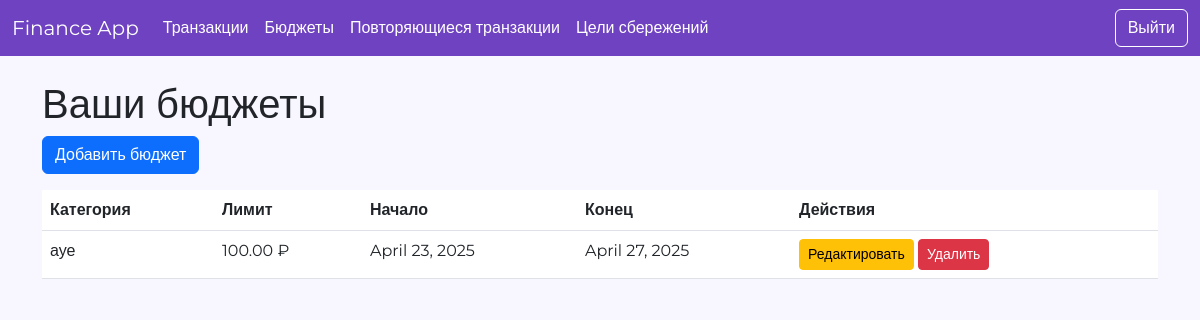
/finance/budgets/ (signed in), run on the app's committed database.
### finance/models.py (models this page shows, shortened)
class Budget(models.Model):
    user = models.ForeignKey(User, on_delete=models.CASCADE)
    category = models.CharField(max_length=50)
    limit = models.DecimalField(max_digits=10, decimal_places=2)
    start_date = models.DateField()
    end_date = models.DateField()

### finance/views.py (the view)
# urls.py: path('budgets/', views.budget_list, name='budget_list'),
@login_required
def budget_list(request):
    budgets = Budget.objects.filter(user=request.user)
    return render(request, 'finance/budget_list.html', {'budgets': budgets})

### finance/templates/finance/budget_list.html
{% extends 'finance/base.html' %}
{% block content %}
<h1>Ваши бюджеты</h1>
<a href="{% url 'add_budget' %}" class="btn btn-primary mb-3">Добавить бюджет</a>
<table class="table">
    <thead>
        <tr>
            <th>Категория</th>
            <th>Лимит</th>
            <th>Начало</th>
            <th>Конец</th>
            <th>Действия</th>
        </tr>
    </thead>
    <tbody>
        {% for budget in budgets %}
        <tr>
            <td>{{ budget.category }}</td>
            <td>{{ budget.limit }} ₽</td>
            <td>{{ budget.start_date }}</td>
            <td>{{ budget.end_date }}</td>
            <td>
                <a href="{% url 'edit_budget' budget.id %}" class="btn btn-sm btn-warning">Редактировать</a>
                <a href="{% url 'delete_budget' budget.id %}" class="btn btn-sm btn-danger">Удалить</a>
            </td>
        </tr>
        {% endfor %}
    </tbody>
</table>
{% endblock %}

### finance/templates/finance/base.html (style rules this page uses)
body { font-family: 'Montserrat', sans-serif; background-color: #f8f6ff; }

### data on the page
Budget: category "ауе", limit "100.00", start_date "April 23, 2025", end_date "April 27, 2025"
